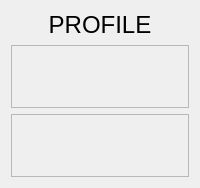
         <widget class="QWidget" name="page_5">
          <layout class="QGridLayout" name="gridLayout_6">
           <item row="0" column="0" colspan="2">
            <widget class="QLabel" name="label_32">
             <property name="sizePolicy">
              <sizepolicy hsizetype="Preferred" vsizetype="Expanding">
               <horstretch>0</horstretch>
               <verstretch>0</verstretch>
              </sizepolicy>
             </property>
             <property name="maximumSize">
              <size>
               <width>16777215</width>
               <height>50</height>
              </size>
             </property>
             <property name="font">
              <font>
               <pointsize>18</pointsize>
              </font>
             </property>
             <property name="text">
              <string>PROFILE</string>
             </property>
             <property name="alignment">
              <set>Qt::AlignCenter</set>
             </property>
            </widget>
           </item>
           <item row="2" column="0" colspan="2">
            <widget class="QFrame" name="frame_12">
             <property name="minimumSize">
              <size>
               <width>0</width>
               <height>0</height>
              </size>
             </property>
             <property name="maximumSize">
              <size>
               <width>16777215</width>
               <height>16777215</height>
              </size>
             </property>
             <property name="frameShape">
              <enum>QFrame::StyledPanel</enum>
             </property>
             <property name="frameShadow">
              <enum>QFrame::Raised</enum>
             </property>
             <layout class="QVBoxLayout" name="verticalLayout_20">
              <item>
               <widget class="QLabel" name="label_34">
                <property name="maximumSize">
                 <size>
                  <width>16777215</width>
                  <height>50</height>
                 </size>
                </property>
                <property name="font">
                 <font>
                  <pointsize>15</pointsize>
                 </font>
                </property>
                <property name="text">
                 <string/>
                </property>
                <property name="alignment">
                 <set>Qt::AlignCenter</set>
                </property>
               </widget>
              </item>
              <item>
               <widget class="QLabel" name="label_38">
                <property name="sizePolicy">
                 <sizepolicy hsizetype="Preferred" vsizetype="Expanding">
                  <horstretch>0</horstretch>
                  <verstretch>0</verstretch>
                 </sizepolicy>
                </property>
                <property name="text">
                 <string/>
                </property>
               </widget>
              </item>
             </layout>
            </widget>
           </item>
           <item row="1" column="0" colspan="2">
            <widget class="QFrame" name="frame_11">
             <property name="minimumSize">
              <size>
               <width>0</width>
               <height>0</height>
              </size>
             </property>
             <property name="maximumSize">
              <size>
               <width>16777215</width>
               <height>16777215</height>
              </size>
             </property>
             <property name="frameShape">
              <enum>QFrame::StyledPanel</enum>
             </property>
             <property name="frameShadow">
              <enum>QFrame::Raised</enum>
             </property>
             <layout class="QVBoxLayout" name="verticalLayout_18">
              <item>
               <widget class="QLabel" name="label_33">
                <property name="maximumSize">
                 <size>
                  <width>16777215</width>
                  <height>50</height>
                 </size>
                </property>
                <property name="font">
                 <font>
                  <pointsize>15</pointsize>
                 </font>
                </property>
                <property name="text">
                 <string/>
                </property>
                <property name="alignment">
                 <set>Qt::AlignCenter</set>
                </property>
               </widget>
              </item>
              <item>
               <widget class="QLabel" name="label_37">
                <property name="sizePolicy">
                 <sizepolicy hsizetype="Preferred" vsizetype="Expanding">
                  <horstretch>0</horstretch>
                  <verstretch>0</verstretch>
                 </sizepolicy>
                </property>
                <property name="text">
                 <string/>
                </property>
               </widget>
              </item>
             </layout>
            </widget>
           </item>
          </layout>
         </widget>
